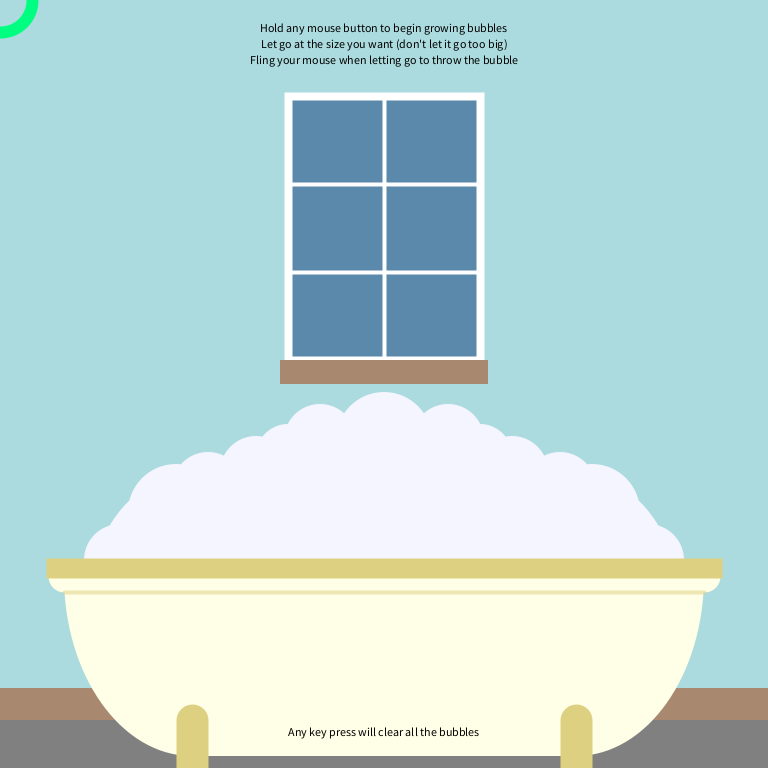
Frame 1 (no input)
Frame 60 (the mouse pressed at the canvas centre just before this capture): identical to frame 1, image omitted
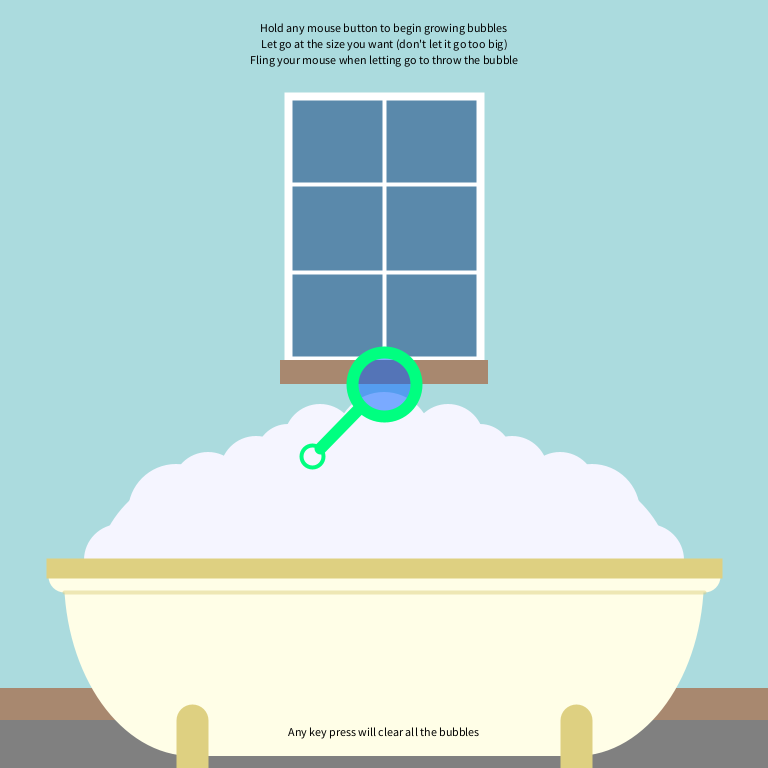
Frame 120 (the mouse held since frame 60 and released just before this capture)

The Processing sketch that drew these frames (run headless with seeded random() and noise(); from frame 60 on, the mouse is pressed at the canvas centre):

// Processing sketch: s19magd150lab03_Friske
// ── s19magd150lab03_Friske.pde
int lastTime = 0;
int delta = 0;
float deltaTime = 0;
float timeElapsed = 0.0;

boolean grow = false;
float growPerSec = 64;
float popSize = 256;

ArrayList<Bubble> bubbles;

void setup()
{
  frameRate(60); //Set frame rate to 60 fps
  size(768, 768); //Set the size of the window
  bubbles = new ArrayList<Bubble>(); //Initilize the bubble list
}

void draw()
{
  //Get time from last frame
  delta = millis() - lastTime;
  lastTime = millis();  
  deltaTime = (delta / 1000.0);
  
  background(90,137, 171); //Set background and clear drawings
  DrawBackground(); //Redraw the background
  DrawBath(); //Redraw the bath
  
  UpdateBubbles(); //Update all the bubbles
  
  if(grow) //If growing bubble then keep increasing timeElapsed and size
  {
    timeElapsed += deltaTime;
    float size = growPerSec * timeElapsed;
    if(size < popSize)
      DrawBubbleCreation(size); //Draw the bubble being grown
    else //If too big, pop the bubble and stop growing
      grow = false;
  }
  
  DrawBubbleWand(mouseX, mouseY); //Draw the wand at the mouse position
  Tutorial();
}

void Tutorial()
{
  fill(0);
  textAlign(CENTER);
  textSize(12);
  text("Hold any mouse button to begin growing bubbles", width/2, 32);
  text("Let go at the size you want (don't let it go too big)", width/2, 48);
  text("Fling your mouse when letting go to throw the bubble", width/2, 64);
  text("Any key press will clear all the bubbles", width/2, height - 32);
  
}

void DrawBackground() //Draw the walls
{
  noStroke();
  fill(128);
  quad(0, height, 0, height-48, width, height-48, width, height);
  fill(168,136,111);
  quad(0, height-80, 0, height-48, width, height-48, width, height-80);
  fill(171,219,222);
  quad(0, height/2, width, height/2, width, height-80, 0, height-80);
  quad(0, 0, width, 0, width, 96, 0, 96);
  quad(0, height/2, 0, 96, width/2 - 96, 96, width/2 - 96, height/2);
  quad(width, height/2, width, 96, width/2 + 96, 96, width/2 + 96, height/2);
  
  noFill();
  stroke(255);
  strokeWeight(8);
  quad(width/2 - 96, height/2 - 8,  width/2 - 96, 96, width/2 + 96, 96, width/2 + 96, height/2 - 8);
  strokeWeight(4);
  line(width/2, height/2 - 8, width/2, 96);
  line(width/2 - 96, height/2 - 200, width/2 + 96, height/2 - 200);
  line(width/2 - 96, height/2 - 112, width/2 + 96, height/2 - 112);
  line(width/2 - 96, height/2 - 26, width/2 + 96, height/2 - 26);
  
  noStroke();
  fill(168,136,111);
  quad(width/2 + 104, height/2, width/2 - 104, height/2, width/2 - 104, height/2-24, width/2 + 104, height/2-24);
}

void DrawBath() //Draw a bath
{
  noStroke();
  fill(245, 245, 255); //Fake Bubbles
  ellipse(width / 2 + 160, height - 192, 256, 224);
  ellipse(width / 2 - 160, height - 192, 256, 224);
  ellipse(width / 2, height - 192, 320, 320);
  
  ellipse(width / 2, height - 328, 96, 96);
  ellipse(width / 2 - 64, height - 328, 72, 72);
  ellipse(width / 2 + 64, height - 328, 72, 72);
  ellipse(width / 2 - 96, height - 312, 64, 64);
  ellipse(width / 2 + 96, height - 312, 64, 64);
  ellipse(width / 2 - 128, height - 296, 72, 72);
  ellipse(width / 2 + 128, height - 296, 72, 72);
  ellipse(width / 2 - 176, height - 280, 72, 72);
  ellipse(width / 2 + 176, height - 280, 72, 72);
  ellipse(width / 2 - 208, height - 256, 96, 96);
  ellipse(width / 2 + 208, height - 256, 96, 96);
  ellipse(width / 2 - 264, height - 208, 72, 72);
  ellipse(width / 2 + 264, height - 208, 72, 72);
  
  fill(255, 254, 231); //Bath
  arc(width / 2 + 192, height - 192, 256, 360, 0, HALF_PI); 
  arc(width / 2 - 192, height - 192, 256, 360, HALF_PI, PI); 
  quad(width / 2 + 192, height - 12, width / 2 - 192, height - 12, width / 2 - 192, height - 192, width / 2 + 192, height - 192); 
  stroke(255, 254, 231);
  strokeWeight(32);
  line(width / 2 - 320, height -192, width / 2 + 320, height - 192);
  stroke(222, 208, 129); //Extras
  line(width / 2 - 192, height - 48, width / 2 - 192, height + 32);
  line(width / 2 + 192, height - 48, width / 2 + 192, height + 32);
  strokeWeight(4);
  fill(222, 208, 129); //Extras
  quad(width / 2 - 336, height - 208, width / 2 - 336, height -192,  width / 2 + 336, height - 192, width / 2 + 336, height - 208);

  stroke(222, 208, 129, 128);
  line(width / 2 - 320, height -176, width / 2 + 320, height - 176);
}

void DrawBubbleWand(int x, int y)
{
  int diameter = 64;
  float r45 = (diameter / 2.0 * 0.771);
  stroke(0, 255, 128);
  strokeWeight(12);
  noFill();
  ellipse(x, y, diameter, diameter);
  line(x-r45, y+r45, x - 64, y + 64);
  strokeWeight(4);
  ellipse(x-72, y+72, 22, 22);
}

void DrawBubbleCreation(float s) //A showcase of the bubble that will be created
{
  noStroke();
  fill(0, 96, 255, 128);
  ellipse(mouseX, mouseY, s, s);
}

void CreateBubble(float s) //Create a bubble with a size (s)
{
  PVector pos = new PVector(mouseX, mouseY); //Get the mouse position
  PVector oldPos = new PVector(pmouseX, pmouseY); //Get the old mouse position
  PVector dir = PVector.sub(pos, oldPos); //Get the direction the mouse is moving
  if(dir.mag() < 0.02) //If the mouse isnt moving enough, give it a direction of (0, 1) to move the bubble downwards
    dir = new PVector(0, 1);
    
  Bubble create = new Bubble(pos, dir, s); //Create the bubble
  bubbles.add(create); //Add it to the bubbles list to get updated and drawn
}

void UpdateBubbles()
{
  for(int x = 0; x < bubbles.size(); x++)
  {
    Bubble b = bubbles.get(x);                                      
    for(int y = 0; y < bubbles.size(); y++) //Check collision
    {
      Bubble b2 = bubbles.get(y);
      if(b == b2) continue; //skip the same bubble
      float dis = PVector.dist(b.pos, b2.pos);
      boolean touching = (dis <= ((b.size + b2.size) / 2));
      if(touching)
      {
        PVector n = PVector.sub(b.pos, b2.pos);
        n.normalize();
        // Find the length of the component of each of the movement vectors along n. 
        float a1 = b.dir.dot(n);
        float a2 = b2.dir.dot(n);
        
        // Using the optimized version, 
        // optimizedP =  2(a1 - a2)
        //              -----------
        //                m1 + m2
        float optimizedP = min((2.0 * (a1 - a2)) / (b.size + b2.size), 0);
        
        // Calculate Nv1, the new movement vector of b
        PVector Nv1 = PVector.sub(b.dir, PVector.mult(n, optimizedP * b2.size));
        
        // Calculate Nv2, the new movement vector of b2
        PVector Nv2 = PVector.add(b2.dir, PVector.mult(n, optimizedP * b.size));
        
        b.dir = Nv1;
        b2.dir = Nv2;
        println("Bubble Collision");
      }
    }
      
    //Keep the bubble within the boarders
    PVector bounceOff = new PVector(0, 0);
    if(b.pos.x <= (b.size / 2)) //If on the left side y = 1
      bounceOff.x = 1;
    else if(b.pos.x >= width - (b.size / 2)) //If on the right side y = -1
      bounceOff.x = -1;
      
    if(b.pos.y <= (b.size / 2)) //If on the top side x = 1
      bounceOff.y = 1;
    else if(b.pos.y >= height - (b.size / 2)) //If on the bottom side x = -1
      bounceOff.y = -1;
    
    if(bounceOff.x != 0 || bounceOff.y != 0) //If needed to bounce off
    {
        bounceOff.normalize();
        float n = b.dir.dot(bounceOff);
        PVector nDir = PVector.sub(b.dir, PVector.mult(bounceOff, 2 * n)); 
        b.dir = nDir;
        println("Bubble Bounce Off Side");
    }
    
    //Move the bubble according to its direction, constrain to the window
    float speed = deltaTime * (512 / b.size); //Speed depends on size
    b.pos = new PVector(constrain(b.pos.x + (b.dir.x * speed), b.size / 2, width  - (b.size / 2)), constrain(b.pos.y + (b.dir.y * speed), b.size / 2, height  - (b.size / 2)));
    
    //Create bubble look
    strokeWeight(8);
    stroke(255, 64);
    fill(0, 128, 255, 128);
    ellipse(b.pos.x, b.pos.y, b.size, b.size);
    
    noStroke();
    fill(255, 128);
    ellipse(b.pos.x - (b.size / 6.4), b.pos.y - (b.size / 3.2), b.size / 8, b.size / 8);
    
    noFill();
    strokeWeight(b.size / 16);
    stroke(255, 128);
    PVector p1 = new PVector(b.pos.x - (b.size / 4), b.pos.y - (b.size / 4));
    PVector p2 = new PVector(b.pos.x - (b.size / 2.5), b.pos.y - (b.size / 6));
    PVector p3 = new PVector(b.pos.x - (b.size / 2.5), b.pos.y + (b.size / 6));
    PVector p4 = new PVector(b.pos.x - (b.size / 4), b.pos.y + (b.size / 4));
    bezier(p1.x, p1.y, p2.x, p2.y, p3.x, p3.y, p4.x, p4.y);
  }
}

void mousePressed() //Start growing bubble
{
  timeElapsed = 0;
  grow = true;
}

void mouseReleased() //Stop growing bubble
{
  if(grow) //If it is growing a bubble
  {
    float size = (growPerSec * timeElapsed); //Get the size of it
    if(size >= 32) //If the size is big enough
    {
      //Create the bubble
      println("Create Bubble: " + size + " size");  
      CreateBubble(size);
    }
    grow = false; //Stop growing
  }
}

void keyPressed() //Remove all bubbles
{
  bubbles = new ArrayList<Bubble>(); //Remove all bubbles
  println("Removed all bubbles");
}

public class Bubble //Bubble class, keeps a position, a move direction, and a size
{
  public PVector pos;
  public PVector dir;
  public float size;
  
  public Bubble() //Default contructor, never called
  {
    pos = new PVector(0, 0);
    dir = new PVector(0, 0);
    size = 64;
  }
  
  public Bubble(PVector p, PVector d, float s) //Constructor that takes in parameters for all variables
  {
    pos = p;
    dir = d;
    size = s;
  }
}
